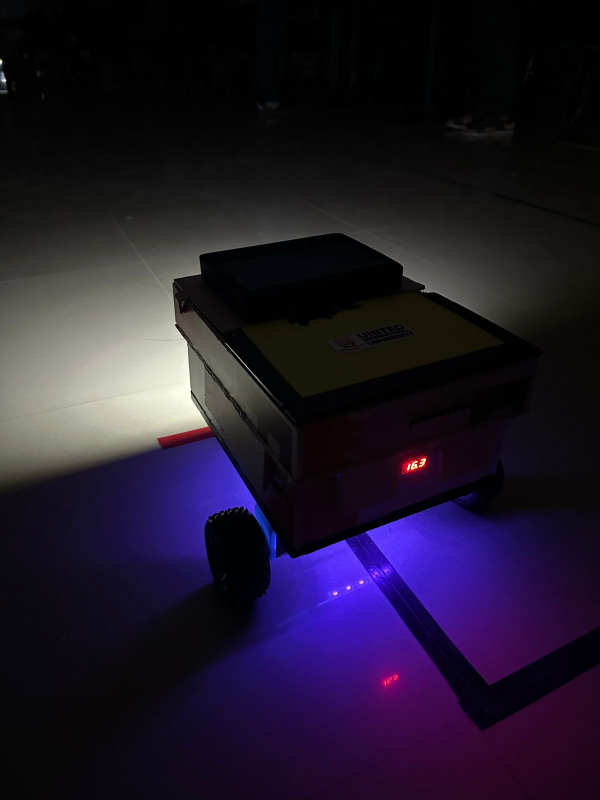
#> input picture 1.jpeg, 1200 x 1600 px, given in place of the camera (shown at 1/2 size)
$ python main.py
#> lines starting #> are read from the running program, lines starting #| are printed output that depends on the picture; after the words box and inside, x2 and y2 are one past the last pixel; in counts of white or black regions, pixels touching at a corner belong together
import cv2
import numpy as np
import serial

# Initialize serial communication with Sabertooth
ser = serial.Serial('/dev/serial0', 9600)  # Adjust the port as needed

# Open camera
cap = cv2.VideoCapture(0)
cap.set(3, 160)
cap.set(4, 120)

# Define color ranges for line detection
red_lower = np.array([0, 120, 70])
red_upper = np.array([10, 255, 255])
yellow_lower = np.array([20, 100, 100])
yellow_upper = np.array([30, 255, 255])

def stop():
    ser.write(b'\x00')  # Stop both motors

def move_forward():
    ser.write(b'\xC8')  # Command for moving forward

def move_left():
    ser.write(b'\xB4')  # Command for turning left

def move_right():
    ser.write(b'\xCC')  # Command for turning right

while True:
    ret, frame = cap.read()
#> frame is the input picture: shape (1600, 1200, 3); mean B, G, R 43.1, 24.3, 32.7
    hsv = cv2.cvtColor(frame, cv2.COLOR_BGR2HSV)
#> hsv: shape (1600, 1200, 3); mean H, S, V 74.8, 101.2, 45.8

    red_mask = cv2.inRange(hsv, red_lower, red_upper)
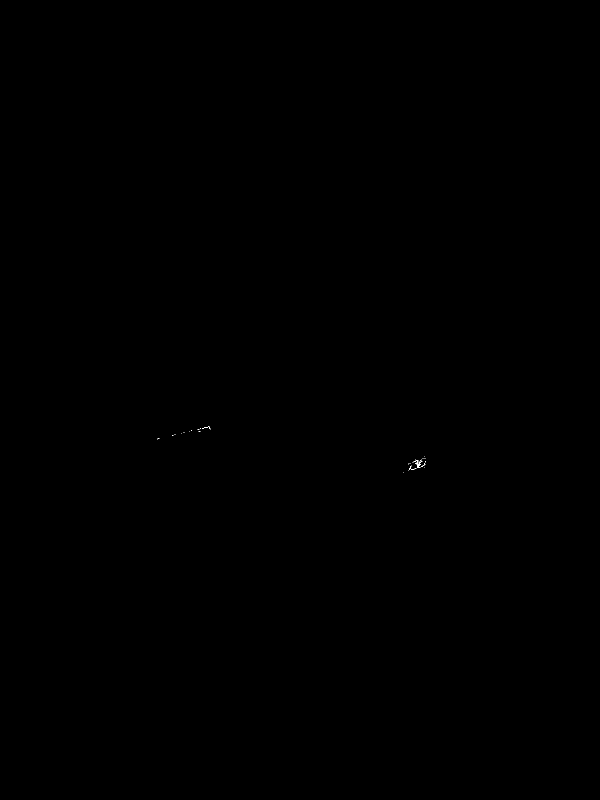
#> red_mask: shape (1600, 1200) (shown at 1/2 size); 0.01% white in thin lines or dots, all inside (x1, y1, x2, y2) = (315, 852, 852, 945)
    yellow_mask = cv2.inRange(hsv, yellow_lower, yellow_upper)
#> yellow_mask: shape (1600, 1200); 0% white in thin lines or dots, all inside (x1, y1, x2, y2) = (826, 927, 845, 935)

    lower_black = np.uint8([0, 0, 0])
    upper_black = np.uint8([180, 255, 30])
    black_mask = cv2.inRange(hsv, lower_black, upper_black)
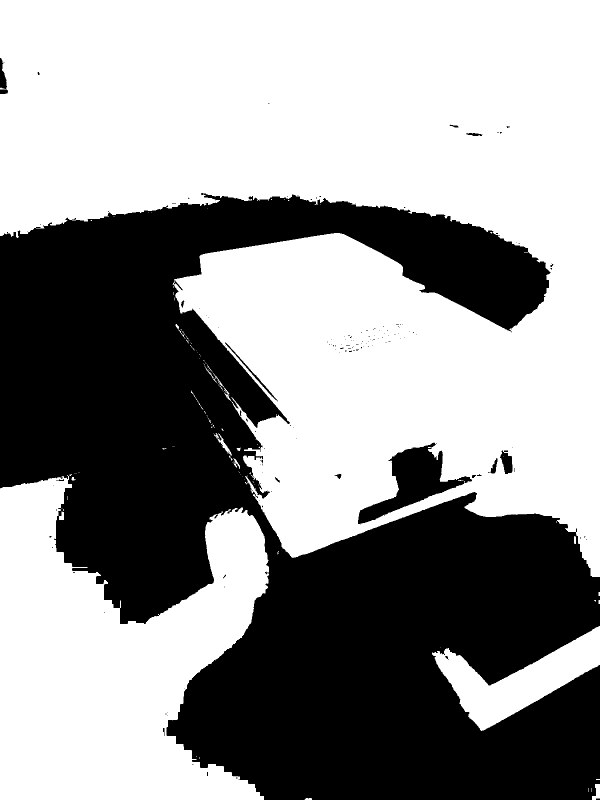
#> black_mask: shape (1600, 1200) (shown at 1/2 size); 58.9% white; 152 black regions (131 under 20 px)

    contours, _ = cv2.findContours(black_mask, cv2.RETR_TREE, cv2.CHAIN_APPROX_SIMPLE)
#> contours = 280 contours, 238 with area under 20; largest, box (x1, y1, x2, y2) and area: (0, 0, 1200, 1154) 895506, (0, 950, 538, 1600) 217992, (864, 1252, 1200, 1462) 25927, (715, 884, 945, 1050) 13008, (999, 900, 1026, 949) 804

    red_detected = np.sum(red_mask)
#> red_detected = 51000
    yellow_detected = np.sum(yellow_mask)
#> yellow_detected = 1530

    if red_detected > 1000:
        print("Red line detected, stopping the car.")
        stop()

    elif yellow_detected > 1000:
        print("Yellow line detected, stopping the car.")
        stop()

    else:
        if len(contours) > 0:
            c = max(contours, key=cv2.contourArea)
            M = cv2.moments(c)
            if M["m00"] != 0:
                cx = int(M['m10'] / M['m00'])
                cy = int(M['m01'] / M['m00'])
                print("CX : " + str(cx) + "  CY : " + str(cy))

                if cx >= 120:
                    print("Turn Left")
                    move_left()
                elif 40 < cx < 120:
                    print("On Track!")
                    move_forward()
                else:
                    print("Turn Right")
                    move_right()

                cv2.circle(frame, (cx, cy), 5, (255, 255, 255), -1)
        else:
            print("I don't see the line")
            stop()

    cv2.imshow("Red Mask", red_mask)
    cv2.imshow("Yellow Mask", yellow_mask)
    cv2.imshow("Frame", frame)

    if cv2.waitKey(1) & 0xff == ord('q'):
#> (key q is pressed here)
        stop()
        break

cap.release()
cv2.destroyAllWindows()

$ run again, on 10.jpeg
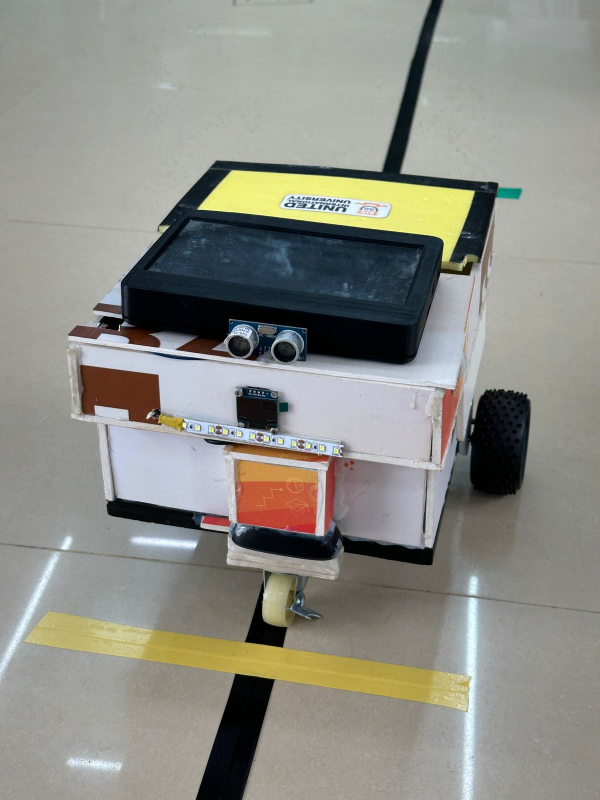
#> input picture 10.jpeg, 1200 x 1600 px, given in place of the camera (shown at 1/2 size)
#> frame is the input picture: shape (1600, 1200, 3); mean B, G, R 133.8, 141, 141
#> hsv: shape (1600, 1200, 3); mean H, S, V 54.7, 43.2, 146.6
#> `red_mask = cv2.inRange(hsv, red_lower, red_upper)`:
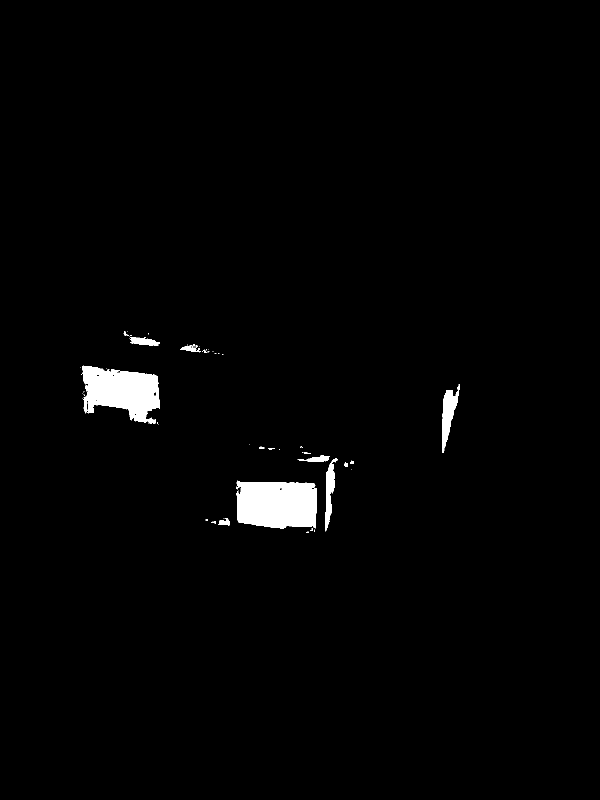
#> red_mask: shape (1600, 1200) (shown at 1/2 size); 1.6% white; 61 white regions (45 under 20 px), largest, box (x1, y1, x2, y2) and area: (473, 961, 634, 1058) 13722, (162, 731, 320, 848) 11955, (884, 768, 919, 906) 2152
#> yellow_mask: shape (1600, 1200); 3.9% white; 113 white regions (91 under 20 px), largest, box (x1, y1, x2, y2) and area: (238, 1261, 908, 1406) 38750, (417, 343, 946, 486) 27795, (71, 1228, 236, 1302) 5044
#> `black_mask = cv2.inRange(hsv, lower_black, upper_black)`:
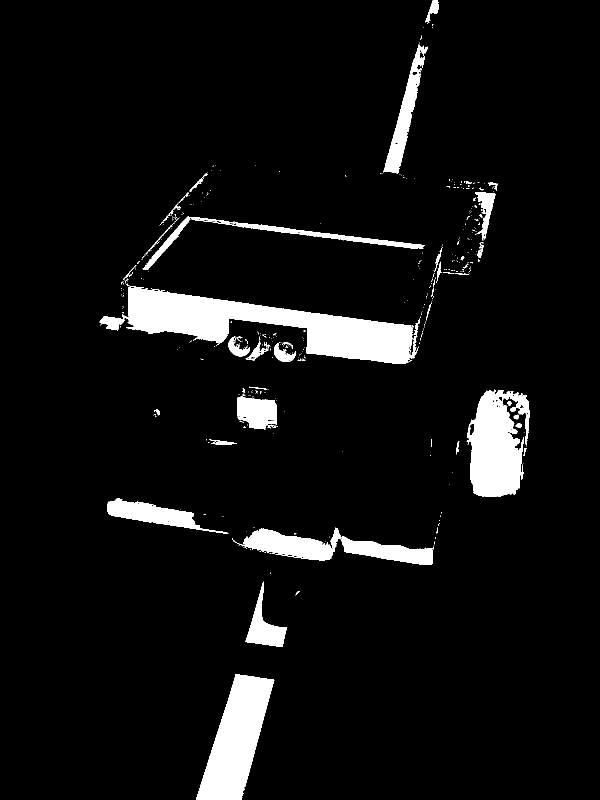
#> black_mask: shape (1600, 1200) (shown at 1/2 size); 6.5% white; 459 white regions (410 under 20 px)
#> contours = 667 contours, 620 with area under 20; largest, box (x1, y1, x2, y2) and area: (199, 575, 840, 728) 38572, (392, 1348, 549, 1600) 20718, (933, 779, 1059, 994) 18573, (464, 1055, 868, 1130) 11750, (767, 89, 856, 347) 5915
#> red_detected = 7983030
#> yellow_detected = 18888870

$ run again, on 11.jpeg
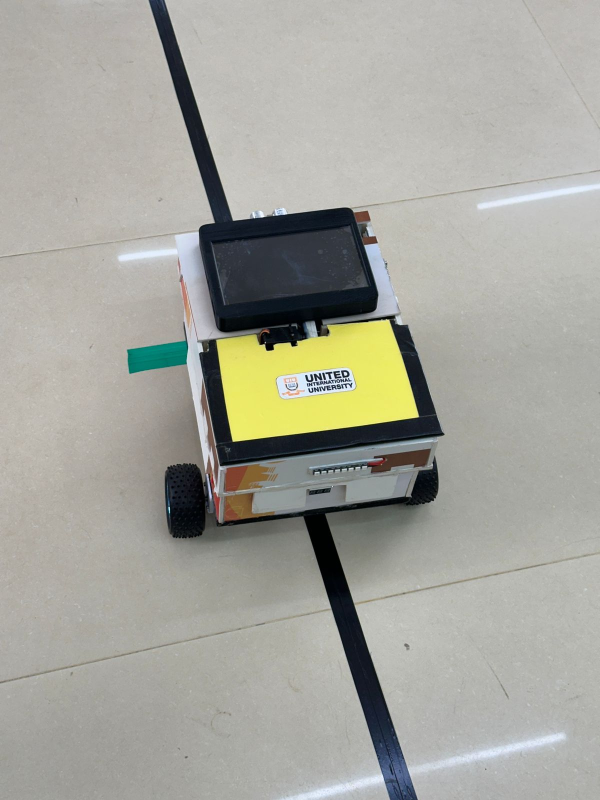
#> input picture 11.jpeg, 1200 x 1600 px, given in place of the camera (shown at 1/2 size)
#> frame is the input picture: shape (1600, 1200, 3); mean B, G, R 156.2, 164.5, 164.5
#> hsv: shape (1600, 1200, 3); mean H, S, V 38.5, 25.8, 167
#> red_mask: shape (1600, 1200); 0.16% white; 50 white regions (38 under 20 px), largest, box (x1, y1, x2, y2) and area: (451, 932, 495, 982) 1443, (449, 1008, 483, 1042) 511, (711, 424, 739, 442) 322
#> `yellow_mask = cv2.inRange(hsv, yellow_lower, yellow_upper)`:
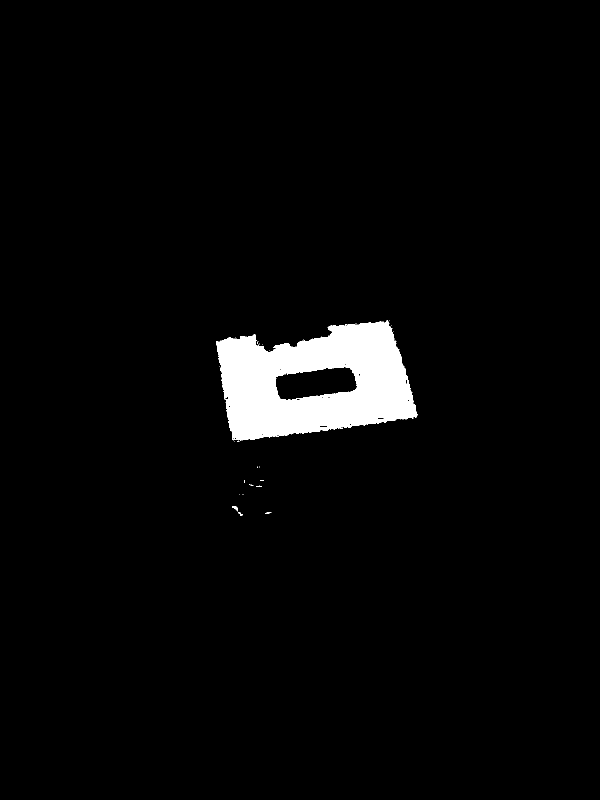
#> yellow_mask: shape (1600, 1200) (shown at 1/2 size); 3.2% white; 53 white regions (48 under 20 px), largest, box (x1, y1, x2, y2) and area: (432, 641, 835, 882) 61777, (465, 1012, 476, 1023) 58, (476, 1024, 485, 1032) 33, (512, 971, 523, 974) 22, (530, 1024, 543, 1028) 22
#> `black_mask = cv2.inRange(hsv, lower_black, upper_black)`:
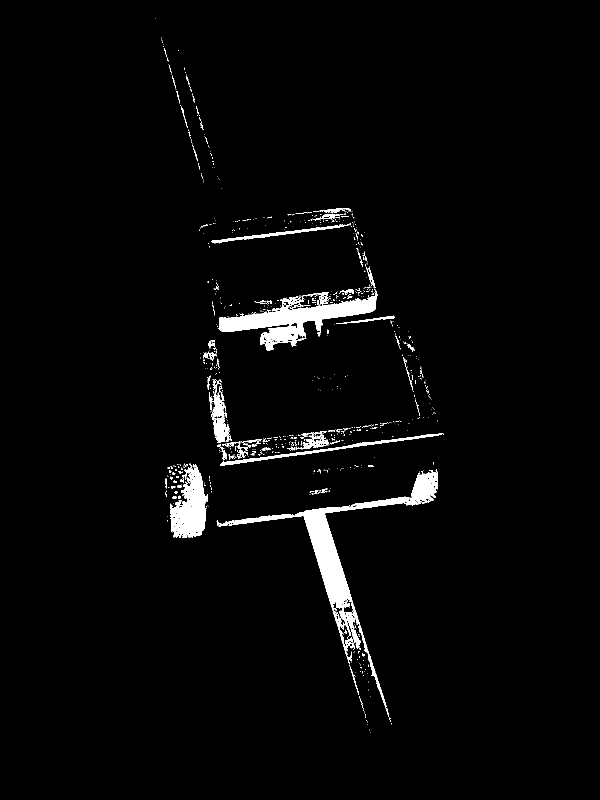
#> black_mask: shape (1600, 1200) (shown at 1/2 size); 2.6% white; 787 white regions (707 under 20 px)
#> contours = 1072 contours, 1008 with area under 20; largest, box (x1, y1, x2, y2) and area: (434, 939, 876, 1417) 16573, (436, 577, 756, 701) 12404, (340, 927, 416, 1076) 6482, (418, 758, 464, 886) 2044, (440, 866, 888, 932) 1799
#> red_detected = 796110
#> yellow_detected = 15815865

$ run again, on 2.jpeg
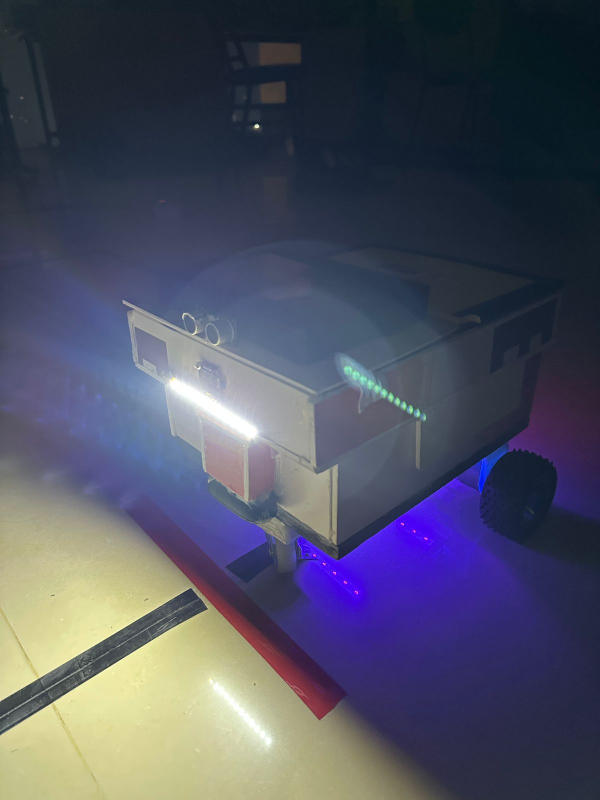
#> input picture 2.jpeg, 1200 x 1600 px, given in place of the camera (shown at 1/2 size)
#> frame is the input picture: shape (1600, 1200, 3); mean B, G, R 97.6, 80.2, 77.7
#> hsv: shape (1600, 1200, 3); mean H, S, V 98.3, 104.1, 106.2
#> red_mask: shape (1600, 1200); 0.03% white in thin lines or dots, all inside (x1, y1, x2, y2) = (400, 1181, 648, 1440)
#> yellow_mask: shape (1600, 1200); 0.02% white; 19 white regions (12 under 20 px), largest, box (x1, y1, x2, y2) and area: (144, 1480, 163, 1514) 161, (106, 1409, 113, 1422) 50, (60, 1328, 70, 1342) 45
#> `black_mask = cv2.inRange(hsv, lower_black, upper_black)`:
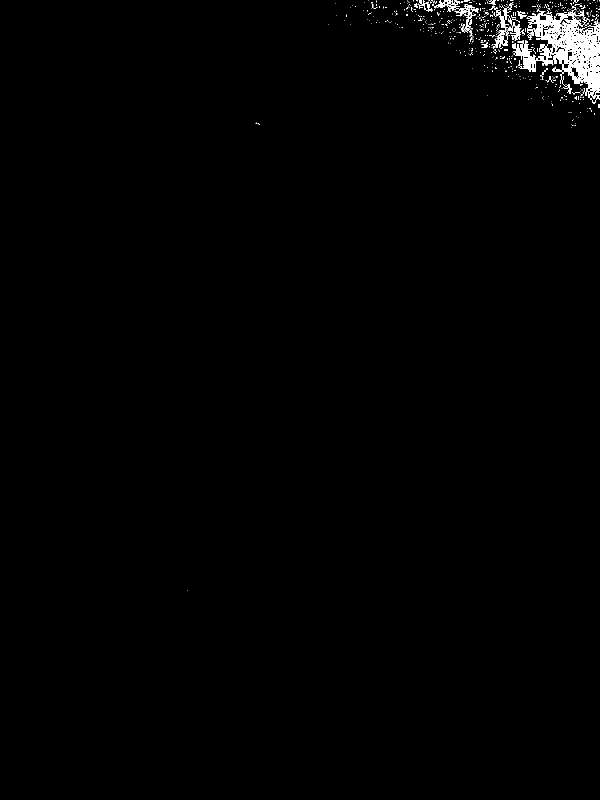
#> black_mask: shape (1600, 1200) (shown at 1/2 size); 0.95% white; 598 white regions (562 under 20 px)
#> contours = 868 contours, 789 with area under 20; largest, box (x1, y1, x2, y2) and area: (1026, 21, 1200, 208) 13824, (987, 16, 1043, 98) 1024, (873, 0, 920, 24) 306, (909, 8, 958, 33) 298, (1084, 48, 1110, 73) 248
#> red_detected = 170340
#> yellow_detected = 117555
